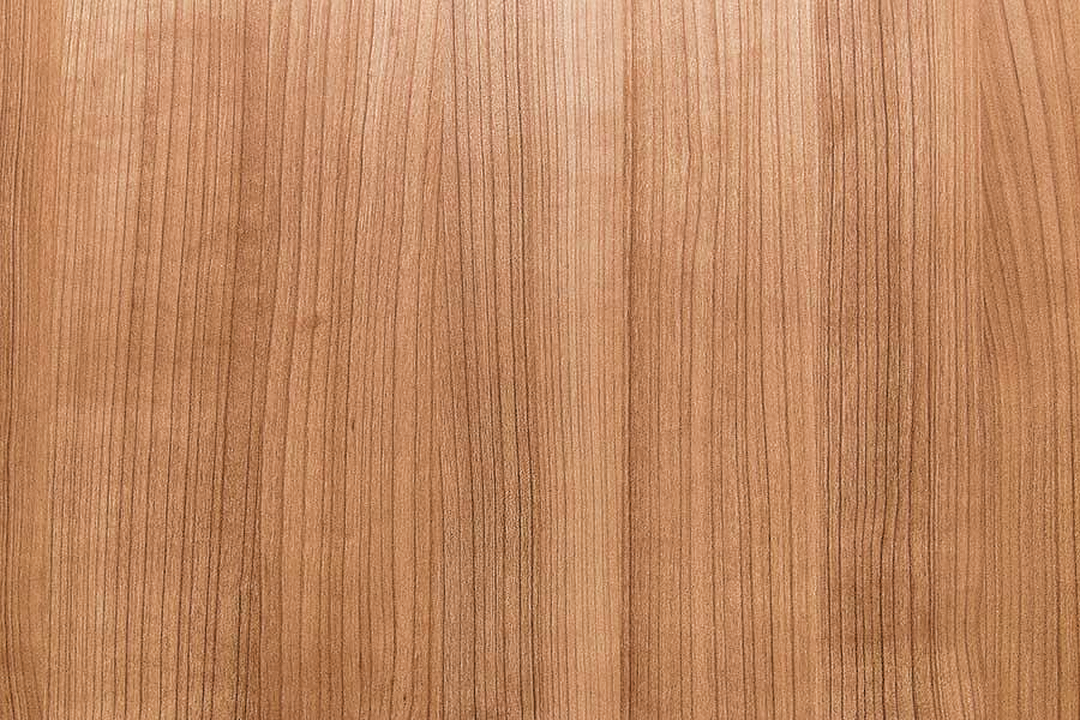
#> input picture src/img_wood.png, 1080 x 720 px
$ python pic_edit.py
#> lines starting #> are read from the running program, lines starting #| are printed output that depends on the picture
# -*- coding: utf-8 -*-
"""
Created on Mon Jan 11 21:55:24 2021

@author: LIN03
"""

from PIL import Image
import numpy as np
from matplotlib import pyplot as plt

image = Image.open('img_wood.png')
#> image is the input picture: PIL image 1080x720 RGBA; mean R, G, B, A 190.2, 135.2, 96.8, 255

ar = np.array(image)
plt.imshow(ar)
plt.show()
ar[:,:,3] = 175
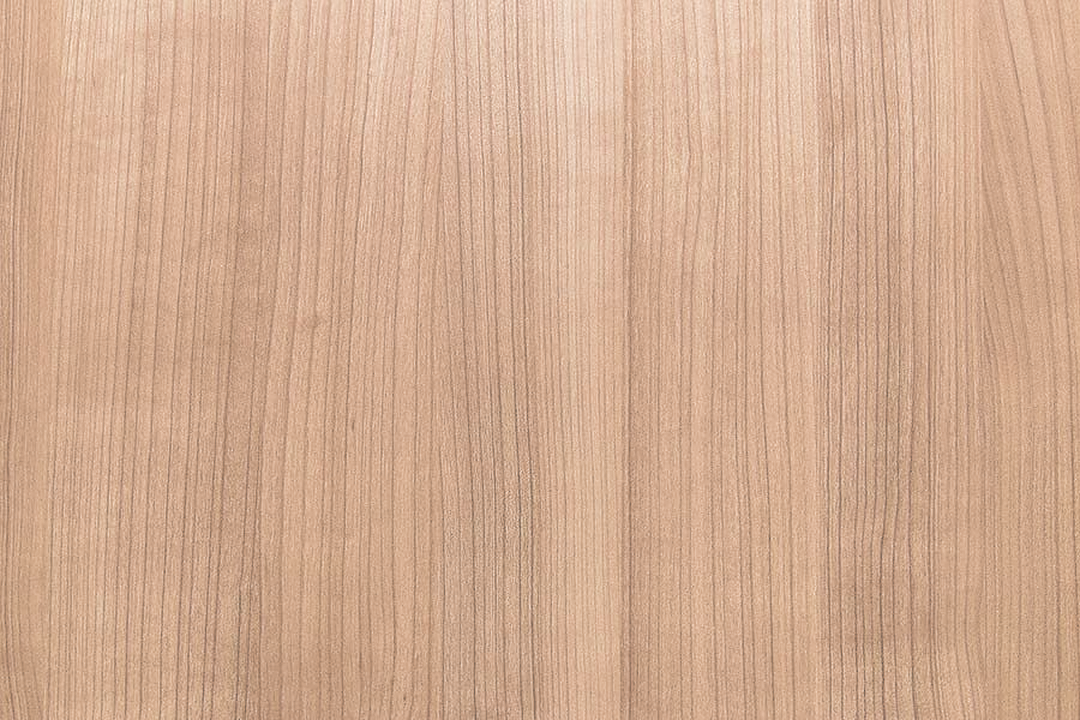
#> ar: shape (720, 1080, 4); mean R, G, B, A 190.2, 135.2, 96.8, 175; transparent parts drawn white
#new = np.zeros((70,70,4))

'''
new[34:36,:36]=[0,0,0,1]
new[:,34:36]=[0,0,0,1]
'''
'''
for i in range(70):
    for j in range(70):
        d2 = (i-34.5)**2+(j-34.5)**2
        if d2 <= 26.5**2:
            new[i,j] = [0,0,0,1]
        elif d2 <= 28.5**2:
            new[i,j] = [0,0,0,1]
        else:
            new[i,j] = [0,0,0,0] # transparent
'''

plt.imshow(ar)
plt.show()
plt.imsave('img_wood2.png',ar)
